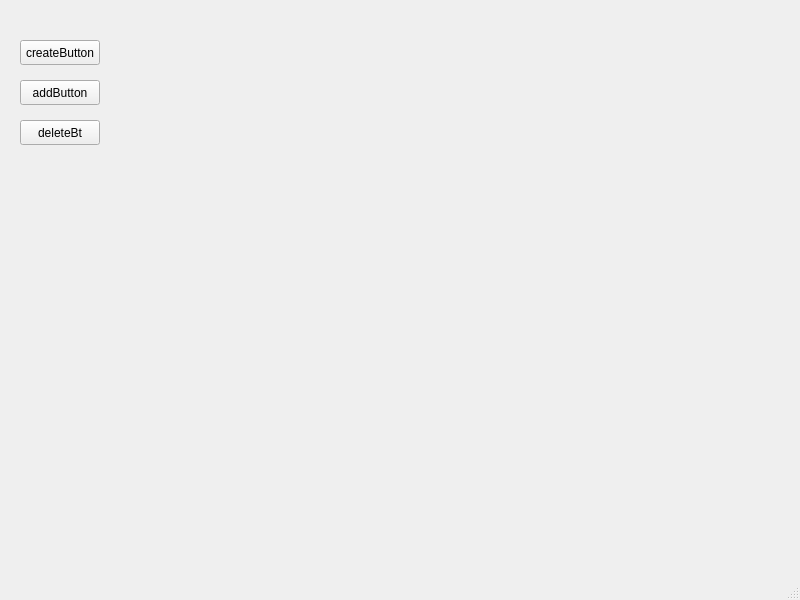
<?xml version="1.0" encoding="UTF-8"?>
<ui version="4.0">
 <class>MainWindow</class>
 <widget class="QMainWindow" name="MainWindow">
  <property name="geometry">
   <rect>
    <x>0</x>
    <y>0</y>
    <width>800</width>
    <height>600</height>
   </rect>
  </property>
  <property name="windowTitle">
   <string>Lab16</string>
  </property>
  <widget class="QWidget" name="centralwidget">
   <widget class="QPushButton" name="createBt">
    <property name="geometry">
     <rect>
      <x>20</x>
      <y>40</y>
      <width>80</width>
      <height>25</height>
     </rect>
    </property>
    <property name="text">
     <string>createButton</string>
    </property>
   </widget>
   <widget class="QPushButton" name="addBt">
    <property name="geometry">
     <rect>
      <x>20</x>
      <y>80</y>
      <width>80</width>
      <height>25</height>
     </rect>
    </property>
    <property name="text">
     <string>addButton</string>
    </property>
   </widget>
   <widget class="QPushButton" name="pushButton_3">
    <property name="geometry">
     <rect>
      <x>20</x>
      <y>120</y>
      <width>80</width>
      <height>25</height>
     </rect>
    </property>
    <property name="text">
     <string>deleteBt</string>
    </property>
   </widget>
  </widget>
  <widget class="QMenuBar" name="menubar">
   <property name="geometry">
    <rect>
     <x>0</x>
     <y>0</y>
     <width>800</width>
     <height>22</height>
    </rect>
   </property>
  </widget>
  <widget class="QStatusBar" name="statusbar"/>
 </widget>
 <resources/>
 <connections/>
</ui>
